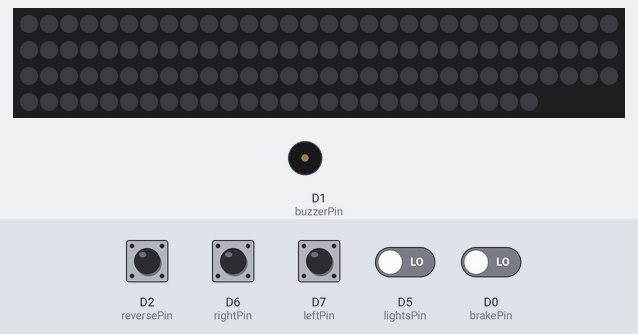
Bench run of a sketch on a simulated ESP8266 (NodeMCU). Shown: 116 RGB LEDs in strip order, left to right, continuing on the next row, buzzer (waves = sounding, pin HIGH). The test bench sets the inputs (shaded band); at power-on: D2 (reversePin) HIGH, D0 (brakePin), D5 (lightsPin), D6 (rightPin), D7 (leftPin) LOW. Dim RGB values are drawn brighter than linear; what the sketch prints to the serial monitor is not drawn.

Above: at 1.2 s.
1.3 s: D2 (reversePin) pulled LOW for 1 s
At 1.53 s:
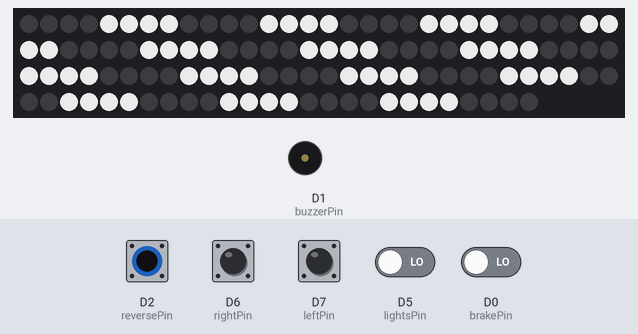
3.8 s: D6 (rightPin) pulled HIGH for 0.15 s
At 4.2 s:
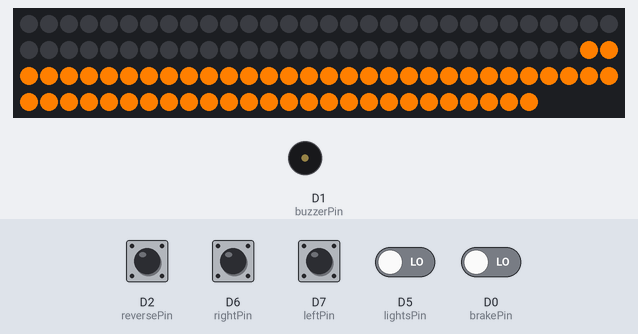
5.8 s: D5 (lightsPin) driven HIGH
At 6.9 s:
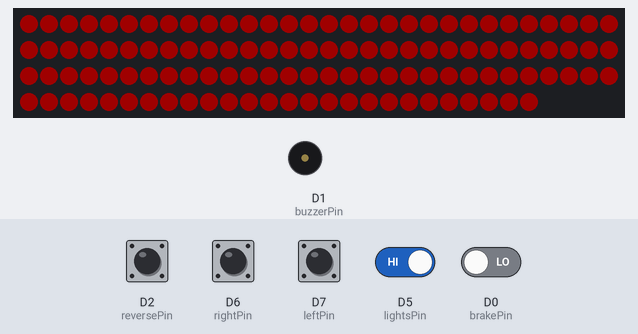
7.3 s: D7 (leftPin) pulled HIGH for 0.15 s
At 7.7 s:
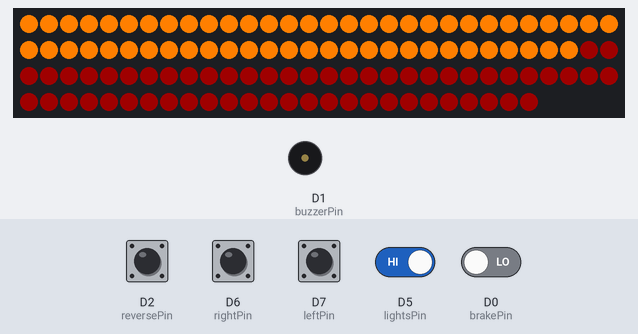
9.0 s: D0 (brakePin) driven HIGH
At 10.2 s:
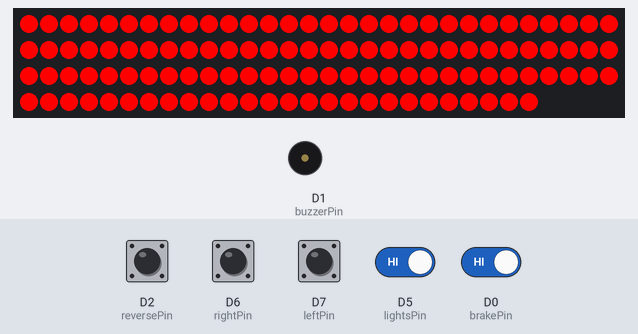
10.5 s: D6 (rightPin) pulled HIGH for 1 s
At 11.3 s:
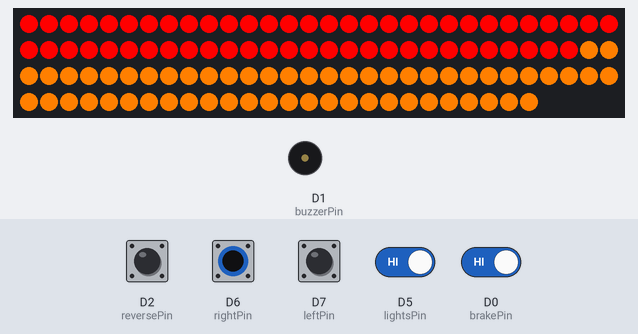
Timing chart, 0 to 13.5 s (numbered marks = the images above; inputs shaded):
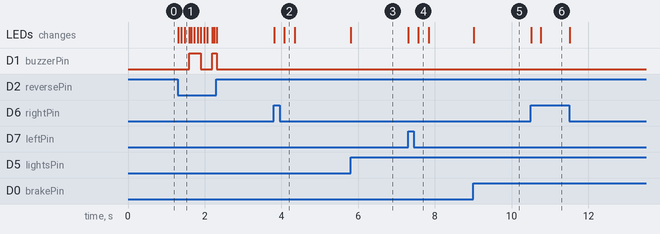

The sketch:

GolfLights.ino
```cpp
// CONFIG PARAMETERS
#define reverseActiveLow 1 // for Star EV, comment out for Yamaha
#define backupBuzzer 1 // software reverse buzzer
#define animateTurn 1 // moving LEDs for turn signals

#include <Adafruit_NeoPixel.h>

// config for wiring harness
#define leftPin       D7 // Yellow
#define rightPin      D6 // Green
#define reversePin    D2 // White
#define brakePin      D0 // Orange
#define lightsPin     D5 // Blue

// config for LED strip
#define buzzerPin     D1
#define ledPin        D3
#define numLEDs      116 // number of LEDs used in strip, needs to be an even number
#define maxBright    255 // 0-255 max brightness; to prevent overcurrent, start low
Adafruit_NeoPixel pixels = Adafruit_NeoPixel(numLEDs, ledPin, NEO_GRB + NEO_KHZ800);
int blinkDelay = 600;
unsigned long idleColor;
unsigned long stopColor;
unsigned long turnColor;
unsigned long reverseColor;
unsigned long lightsColor;

// general config
unsigned int leftPosition = 0;
unsigned int rightPosition = 0;
unsigned int idlePosition = 0;
int idleDirection = 1;
int reverseCount = 0;
int reverseDelay = blinkDelay / 64;
int reverseSize = 4;
#ifdef backupBuzzer
int buzzerCount = 0;
int buzzerDelay = 32;
uint8_t buzzer = LOW;
uint8_t previousBuzzer = LOW;
#endif

// Arduino setup function. Runs in CPU 1
void setup()
{
  Serial.begin(74880);
  Serial.printf("\n\nStarting golf lights  LED: %d\n", numLEDs);

  idleColor = 0x000000;    // black
  stopColor = 0xff0000;    // red
  turnColor = 0xff7f00;    // amber
  reverseColor = 0xbfbfbf; // white
  lightsColor = 0x200000;  // faint red
  Serial.printf("idle: %06lx  stop: %06lx  turn: %06lx  reverse: %06lx\n", idleColor, stopColor, turnColor, reverseColor);

  // set up wiring harness
  pinMode(leftPin, INPUT);
  pinMode(rightPin, INPUT);
#ifdef backupBuzzer
  pinMode(buzzerPin, OUTPUT);
  digitalWrite(buzzerPin, LOW);
#endif
#ifdef reverseActiveLow
  pinMode(reversePin, INPUT_PULLUP); // active low
#else
  pinMode(reversePin, INPUT);
#endif
  pinMode(brakePin, INPUT);
  pinMode(lightsPin, INPUT);

  // set up LED strip
  pixels.begin();
  pixels.setBrightness(maxBright);
  pixels.fill(idleColor, 0, numLEDs);
  pixels.show();
}

// Arduino loop function. Runs in CPU 1.
void loop()
{
  processPixels();
}

void processPixels()
{
  // check for reverse
#ifdef reverseActiveLow
  if (!isPinHigh(reversePin))
#else
  if (isPinHigh(reversePin))
#endif
  {
    drawReverse();
#ifdef backupBuzzer
    buzzerCount++;
    if (buzzerCount > buzzerDelay)
    {
      buzzer = (buzzer == LOW ? HIGH : LOW);
      buzzerCount = 0;
    }
#endif
  }
  // check for brakes
  else if (isPinHigh(brakePin))
  {
    pixels.fill(stopColor, 0, numLEDs);
#ifdef backupBuzzer
    buzzer = LOW;
    buzzerCount = 0;
#endif
  }
  // check for running lights
  else if (isPinHigh(lightsPin))
  {
    pixels.fill(lightsColor, 0, numLEDs);
#ifdef backupBuzzer
    buzzer = LOW;
    buzzerCount = 0;
#endif
  }
  // draw normal background
  else
  {
    pixels.fill(idleColor, 0, numLEDs);
#ifdef backupBuzzer
    buzzer = LOW;
    buzzerCount = 0;
#endif
  }

  // check for left turn
  if (isPinHigh(leftPin) || (leftPosition > 0 && leftPosition < numLEDs / 2))
  {
    leftPosition++;
  #ifdef animateTurn
    int size = (leftPosition > numLEDs / 4) ? numLEDs / 4 : leftPosition;
    if (size > 0)
    {
      pixels.fill(turnColor, numLEDs / 4 - size, numLEDs / 4 + size);
    }
  #else
    pixels.fill(turnColor, 0, numLEDs / 2);
  #endif
  }
  else
  {
    leftPosition = 0;
  }
  // check for right turn
  if (isPinHigh(rightPin) || (rightPosition > 0 && rightPosition < numLEDs / 2))
  {
    rightPosition++;
#ifdef animateTurn
    int size = (rightPosition > numLEDs / 4) ? numLEDs / 4 : rightPosition;
    if (size > 0)
    {
      pixels.fill(turnColor, numLEDs / 2, numLEDs / 4 + size);
    }
#else
    pixels.fill(turnColor, numLEDs / 2, numLEDs / 2);
#endif
  }
  else
  {
    rightPosition = 0;
  }

  // send pixels to LED strip
  pixels.show();
#ifdef backupBuzzer
  if (buzzer != previousBuzzer)
  {
    digitalWrite(buzzerPin, buzzer);
    previousBuzzer = buzzer;
  }
#endif
  delay(blinkDelay / numLEDs);
}

void drawReverse()
{
  unsigned int color1 = reverseCount < reverseDelay ? reverseColor : idleColor;
  unsigned int color2 = reverseCount < reverseDelay ? idleColor : reverseColor;
  for (int position=0; position < numLEDs; position += reverseSize)
  {
    pixels.fill(position % (reverseSize*2) ? color1 : color2, position, reverseSize);
  }
  // pixels.fill(reverseColor, 0, numLEDs);
  reverseCount++;
  if (reverseCount > reverseDelay * 2)
  {
    reverseCount = 0;
  }
}

bool isPinHigh(int pin)
{
  bool result = (digitalRead(pin) == HIGH);
  return result;
}
```

Measured:
- after the input at 1.3 s, D1 (buzzerPin): LOW → HIGH after 0.30 s, → LOW 0.30 s later, → HIGH 0.30 s later, → LOW 0.12 s later; the LEDs: change at once (image 1)
- after the input at 3.8 s, the LEDs: first change at once (image 2 shows a later state)
- after the input at 5.8 s, the LEDs: change at once (image 3)
- after the input at 7.3 s, the LEDs: first change at once (image 4 shows a later state)
- after the input at 9.0 s, the LEDs: change at once (image 5)
- after the input at 10.5 s, the LEDs: first change at once (image 6 shows a later state)
